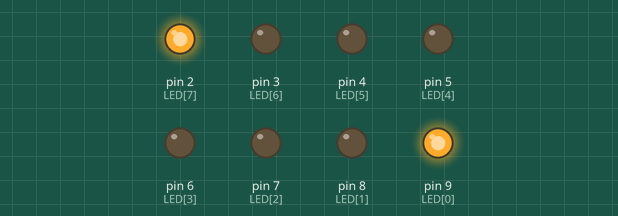
Simulated run of this sketch. Board: Arduino Uno, built with avr-gcc and run on an emulated ATmega328P. On the bench: output pins drawn as LEDs (lit = HIGH).

Above: at 0.25 s.
At 0.6 s:
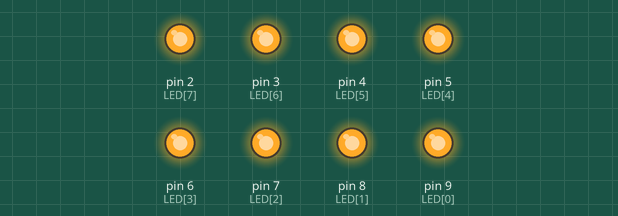
At 1.25 s:
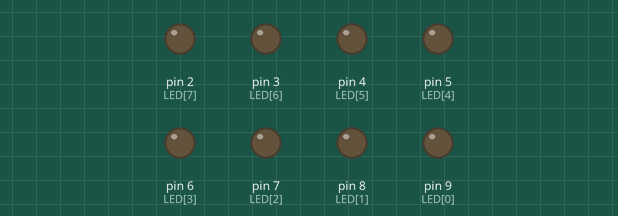
At 1.85 s:
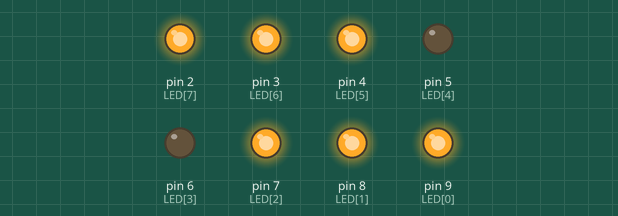
At 2.85 s:
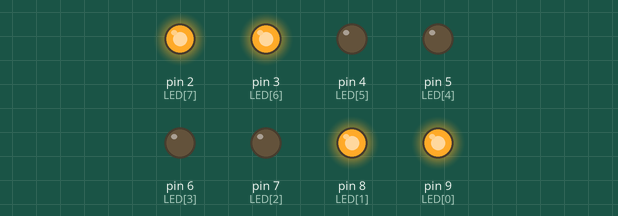
Timing chart, 0 to 3.1 s (numbered marks = the images above):
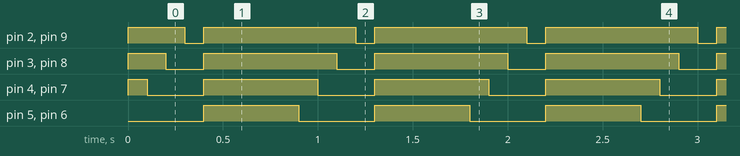

The sketch:

ch3_3.ino
```cpp
// ===== ch3_3.ino =====
const int LED[8]={9,8,7,6, 5,4,3,2};    //宣告9腳~2腳為LED[0]~LED[7]
//宣告Off變數，初值為1；On變數，初值為0；
int Off=1, On=0;

void setup() {
  for(int i=0;i<8;i++) {
    pinMode(LED[i], OUTPUT);  //將LED[0]~LED[7]腳規畫為輸出埠
    digitalWrite(LED[i], Off);    //關閉LED[0]~LED[7]
  }
}

void loop() {
  //由中間而兩旁
  for(int i=0;i<4;i++) {
    digitalWrite(LED[3-i], On); //驅動左邊LED
    digitalWrite(LED[i+4], On); //驅動右邊LED
    delay(100);       //暫停0.1秒
  }
  //關閉
  for(int i=0;i<8;i++) {
    digitalWrite(LED[i], Off);  //驅動LED
  }
  delay(500);       //暫停0.5秒
}
```

Measured:
- by itself, pin 2 (LED[7]), pin 9 (LED[0]): alternates HIGH for 0.80 s and LOW for 0.10 s
- by itself, pin 3 (LED[6]), pin 8 (LED[1]): alternates HIGH for 0.70 s and LOW for 0.20 s
- by itself, pin 4 (LED[5]), pin 7 (LED[2]): alternates HIGH for 0.60 s and LOW for 0.30 s
- by itself, pin 5 (LED[4]), pin 6 (LED[3]): alternates HIGH for 0.50 s and LOW for 0.40 s
